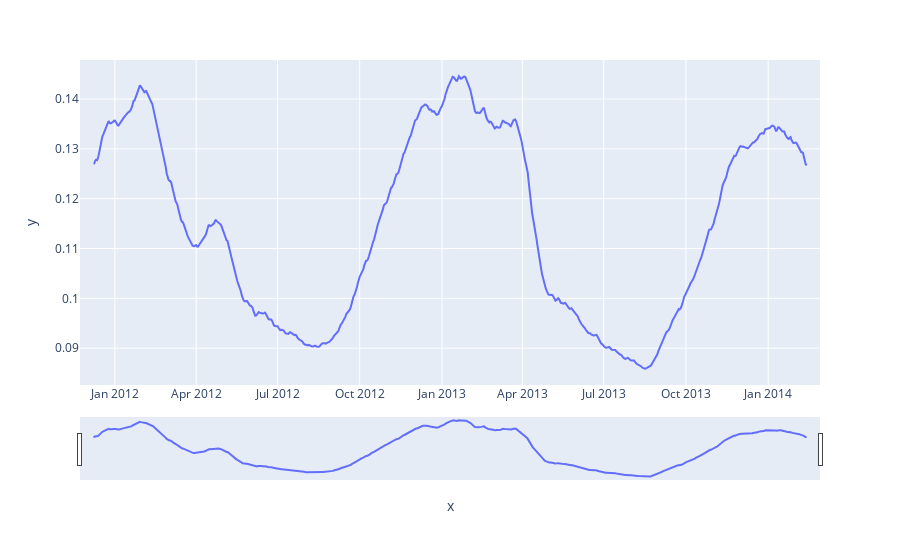

The code cell stored with this chart in its notebook:
### Code cell
fig = px.line(x = tariff_dt.index, y = tariff_decomps.Std_Trend)
fig.update_xaxes(rangeslider_visible=True)

### Figure 1 — Plotly figure (JSON) as saved in the notebook; plotly's stock layout.template omitted (floating-point values rounded to 4 significant figures; data arrays with more than 128 entries replaced by an {"elided": "..."} marker saying what was removed)
{"data": [{"hovertemplate": "x=%{x}<br>y=%{y}<extra></extra>", "legendgroup": "", "line": {"color": "#636efa", "dash": "solid"}, "marker": {"symbol": "circle"}, "mode": "lines", "name": "", "orientation": "v", "showlegend": false, "type": "scatter", "x": {"elided": "829 str values"}, "xaxis": "x", "y": {"elided": "829 float values"}, "yaxis": "y"}], "layout": {"legend": {"tracegroupgap": 0}, "margin": {"t": 60}, "xaxis": {"anchor": "y", "domain": [0, 1], "rangeslider": {"visible": true}, "title": {"text": "x"}}, "yaxis": {"anchor": "x", "domain": [0, 1], "title": {"text": "y"}}}}
